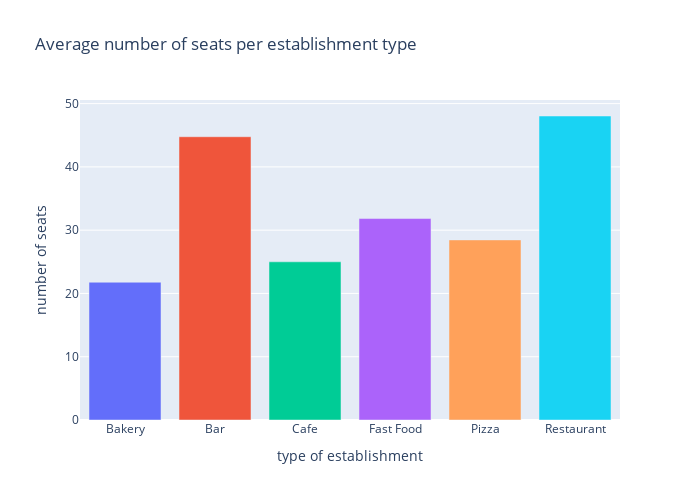

Notebook code cell kept with this figure:
### Code cell
fig = px.bar(
    seats_per_establishment_type,
    x='object_type',
    y='number',
    color='object_type',
    title='Average number of seats per establishment type',
    width=700,
    height=500
)

fig.update_yaxes(
    title='number of seats'
)

fig.update_xaxes(
    title='type of establishment'
)

fig.update_traces(
    showlegend=False
)

### Figure 1 — Plotly figure (JSON) as saved in the notebook; plotly's stock layout.template omitted (floating-point values rounded to 4 significant figures)
{"data": [{"alignmentgroup": "True", "hovertemplate": "object_type=%{x}<br>number=%{y}<extra></extra>", "legendgroup": "Bakery", "marker": {"color": "#636efa", "pattern": {"shape": ""}}, "name": "Bakery", "offsetgroup": "Bakery", "orientation": "v", "showlegend": false, "textposition": "auto", "type": "bar", "x": ["Bakery"], "xaxis": "x", "y": [21.77], "yaxis": "y"}, {"alignmentgroup": "True", "hovertemplate": "object_type=%{x}<br>number=%{y}<extra></extra>", "legendgroup": "Bar", "marker": {"color": "#EF553B", "pattern": {"shape": ""}}, "name": "Bar", "offsetgroup": "Bar", "orientation": "v", "showlegend": false, "textposition": "auto", "type": "bar", "x": ["Bar"], "xaxis": "x", "y": [44.77], "yaxis": "y"}, {"alignmentgroup": "True", "hovertemplate": "object_type=%{x}<br>number=%{y}<extra></extra>", "legendgroup": "Cafe", "marker": {"color": "#00cc96", "pattern": {"shape": ""}}, "name": "Cafe", "offsetgroup": "Cafe", "orientation": "v", "showlegend": false, "textposition": "auto", "type": "bar", "x": ["Cafe"], "xaxis": "x", "y": [25], "yaxis": "y"}, {"alignmentgroup": "True", "hovertemplate": "object_type=%{x}<br>number=%{y}<extra></extra>", "legendgroup": "Fast Food", "marker": {"color": "#ab63fa", "pattern": {"shape": ""}}, "name": "Fast Food", "offsetgroup": "Fast Food", "orientation": "v", "showlegend": false, "textposition": "auto", "type": "bar", "x": ["Fast Food"], "xaxis": "x", "y": [31.84], "yaxis": "y"}, {"alignmentgroup": "True", "hovertemplate": "object_type=%{x}<br>number=%{y}<extra></extra>", "legendgroup": "Pizza", "marker": {"color": "#FFA15A", "pattern": {"shape": ""}}, "name": "Pizza", "offsetgroup": "Pizza", "orientation": "v", "showlegend": false, "textposition": "auto", "type": "bar", "x": ["Pizza"], "xaxis": "x", "y": [28.46], "yaxis": "y"}, {"alignmentgroup": "True", "hovertemplate": "object_type=%{x}<br>number=%{y}<extra></extra>", "legendgroup": "Restaurant", "marker": {"color": "#19d3f3", "pattern": {"shape": ""}}, "name": "Restaurant", "offsetgroup": "Restaurant", "orientation": "v", "showlegend": false, "textposition": "auto", "type": "bar", "x": ["Restaurant"], "xaxis": "x", "y": [48.04], "yaxis": "y"}], "layout": {"barmode": "relative", "height": 500, "legend": {"title": {"text": "object_type"}, "tracegroupgap": 0}, "title": {"text": "Average number of seats per establishment type"}, "width": 700, "xaxis": {"anchor": "y", "autorange": true, "categoryarray": ["Bakery", "Bar", "Cafe", "Fast Food", "Pizza", "Restaurant"], "categoryorder": "array", "domain": [0, 1], "range": [-0.5, 5.5], "title": {"text": "type of establishment"}, "type": "category"}, "yaxis": {"anchor": "x", "autorange": true, "domain": [0, 1], "range": [0, 50.57], "title": {"text": "number of seats"}, "type": "linear"}}}
